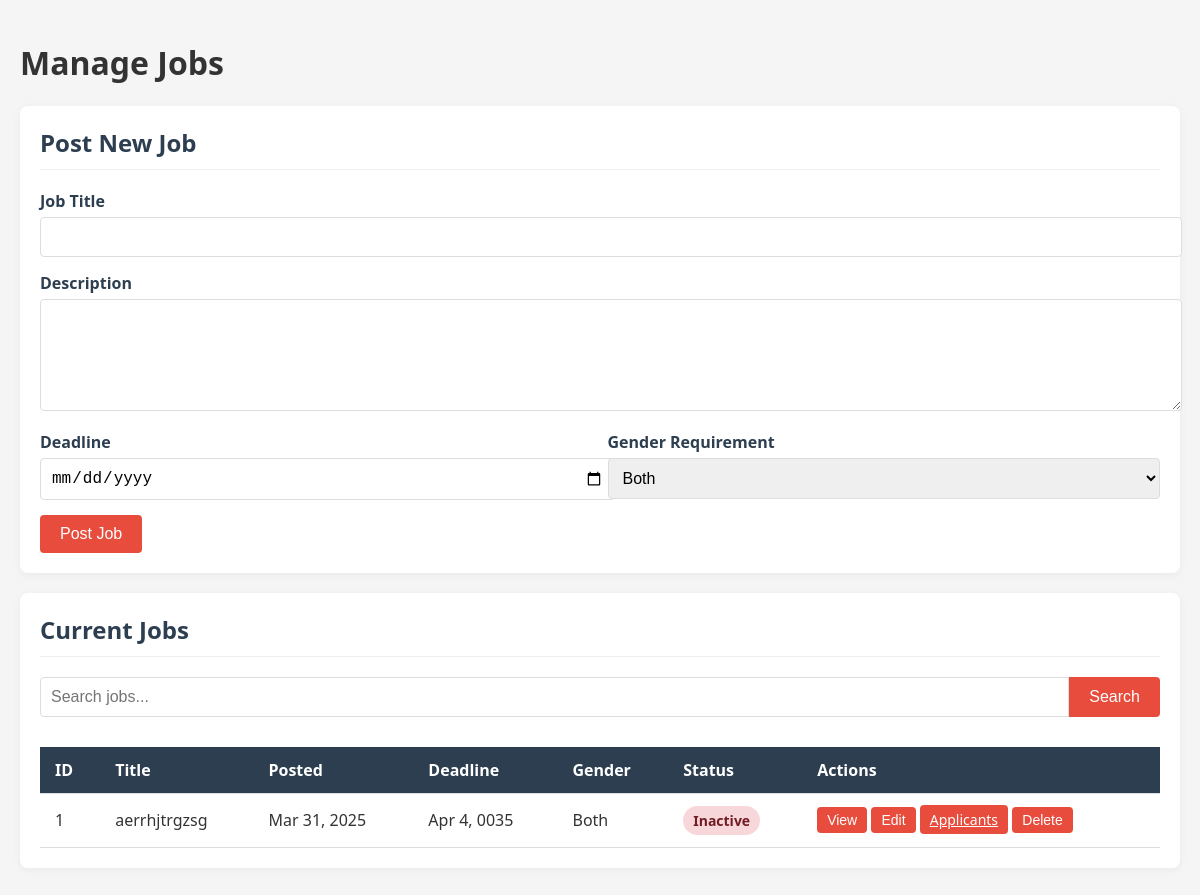
/admin/jobs.php (signed in), run on the app's committed database.
### tables this page shows
CREATE TABLE `jobs` (
  `id` int(11) NOT NULL,
  `title` varchar(100) NOT NULL,
  `description` text NOT NULL,
  `deadline` date DEFAULT NULL,
  `gender_requirement` enum('male','female','both') DEFAULT 'both',
  `posted_at` timestamp NOT NULL DEFAULT current_timestamp(),
  `is_active` tinyint(1) DEFAULT 1
);

### admin/jobs.php (the view, shortened to what this page needs)
<?php
require_once 'includes/auth.php';
$jobs = $db->query("SELECT * FROM jobs ORDER BY posted_at DESC")->fetchAll(PDO::FETCH_ASSOC);
?>
<!DOCTYPE html>
<html lang="en">
<head>
    <link rel="stylesheet" href="https://cdnjs.cloudflare.com/ajax/libs/font-awesome/6.0.0/css/all.min.css">
    <link rel="stylesheet" href="assets/css/admin.css">
</head>
<body>
    <div class="admin-container">
        <h1>Manage Jobs</h1>
        <div class="job-management">
            <div class="form-section">
                <h2>Post New Job</h2>
                <form method="POST">
                    <div class="form-group">
                        <label>Job Title</label>
                        <input type="text" name="title" required>
                    </div>
                    <div class="form-group">
                        <label>Description</label>
                        <textarea name="description" rows="5" required></textarea>
                    </div>
                    <div class="form-row">
                        <div class="form-group">
                            <label>Deadline</label>
                            <input type="date" name="deadline" required>
                        </div>
                        <div class="form-group">
                            <label>Gender Requirement</label>
                            <select name="gender_requirement">
                                <option value="both">Both</option>
                            </select>
                        </div>
                    </div>
                    <button type="submit" name="add_job" class="btn">Post Job</button>
                </form>
            </div>
            <div class="table-section">
                <h2>Current Jobs</h2>
                <div class="search-box">
                    <input type="text" id="jobSearch" placeholder="Search jobs...">
                    <button class="btn">Search</button>
                </div>
                <div class="table-responsive">
                    <table id="jobsTable">
                        <thead>
                            <tr>
                                <th>ID</th>
                                <th>Title</th>
                                <th>Posted</th>
                                <th>Deadline</th>
                                <th>Gender</th>
                                <th>Status</th>
                                <th>Actions</th>
                            </tr>
                        </thead>
                        <tbody>
                            <?php foreach ($jobs as $job): ?>
                            <tr>
                                <td><?php echo $job['id']; ?></td>
                                <td><?php echo htmlspecialchars($job['title']); ?></td>
                                <td><?php echo date('M j, Y', strtotime($job['posted_at'])); ?></td>
                                <td><?php echo date('M j, Y', strtotime($job['deadline'])); ?></td>
                                <td><?php echo ucfirst($job['gender_requirement']); ?></td>
                                <td>
                                    <span class="status-badge <?php echo $job['is_active'] ? 'active' : 'inactive'; ?>">
                                        <?php echo $job['is_active'] ? 'Active' : 'Inactive'; ?>
                                    </span>
                                </td>
                                <td>
                                    <button class="btn btn-sm view-job" data-id="<?php echo $job['id']; ?>">View</button>
                                    <button class="btn btn-sm edit-job" data-id="<?php echo $job['id']; ?>">Edit</button>
                                    <a href="applicants.php?job_id=<?php echo $job['id']; ?>" class="btn btn-sm">Applicants</a>
                                    <form method="POST" style="display:inline;">
                                        <button type="submit" name="delete_job" class="btn btn-sm btn-danger"
                                                onclick="return confirm('Are you sure?')">Delete</button>
                                    </form>
                                </td>
                            </tr>
                            <?php endforeach; ?>
                        </tbody>
                    </table>
                </div>
            </div>
        </div>
    </div>
</body>
</html>

### admin/assets/css/admin.css (style rules this page uses)
:root { --primary-color: #e74c3c; --primary-hover: #c0392b; --secondary-color: #3498db; --dark-color: #2c3e50; --light-color: #ecf0f1; --success-color: #2ecc71; --warning-color: #f39c12; --danger-color: #e74c3c; --gray-color: #95a5a6; }
body { font-family: 'Segoe UI', Tahoma, Geneva, Verdana, sans-serif; margin: 0; padding: 0; background-color: #f5f5f5; color: #333; }
.admin-container { padding: 20px; max-width: 1200px; margin: 0 auto; }
.form-section, .table-section { background: white; border-radius: 8px; padding: 20px; margin-bottom: 20px; box-shadow: 0 2px 10px rgba(0,0,0,0.05); }
.form-section h2, .table-section h2 { margin-top: 0; padding-bottom: 10px; border-bottom: 1px solid #eee; color: var(--dark-color); }
.form-group { margin-bottom: 15px; }
.form-group label { display: block; margin-bottom: 5px; font-weight: 600; color: var(--dark-color); }
.form-group input[type="text"], .form-group input[type="number"], .form-group input[type="date"], .form-group input[type="email"], .form-group input[type="tel"], .form-group input[type="password"], .form-group input[type="file"], .form-group select, .form-group textarea { width: 100%; padding: 10px; border: 1px solid #ddd; border-radius: 4px; font-size: 16px; transition: border-color 0.3s; }
.form-row { display: flex; gap: 15px; }
.form-row .form-group { flex: 1; }
.btn { background: var(--primary-color); color: white; border: none; padding: 10px 20px; border-radius: 4px; cursor: pointer; font-size: 16px; transition: background-color 0.3s; }
.btn-sm { padding: 5px 10px; font-size: 14px; }
.btn-danger { background: var(--danger-color); }
.table-responsive { overflow-x: auto; }
table { width: 100%; border-collapse: collapse; margin-top: 15px; }
th, td { padding: 12px 15px; text-align: left; border-bottom: 1px solid #ddd; }
th { background-color: var(--dark-color); color: white; font-weight: 600; }
.status-badge { display: inline-block; padding: 5px 10px; border-radius: 20px; font-size: 14px; font-weight: 600; }
.status-badge.inactive { background-color: #f8d7da; color: #721c24; }
.search-box { display: flex; margin-bottom: 15px; }
.search-box input { flex: 1; padding: 10px; border: 1px solid #ddd; border-radius: 4px 0 0 4px; font-size: 16px; }
.search-box button { border-radius: 0 4px 4px 0; }

### data on the page
jobs: id "1", title "aerrhjtrgzsg", posted_at "Mar 31, 2025", deadline "Apr 4, 0035", gender_requirement "Both", is_active "Inactive"
